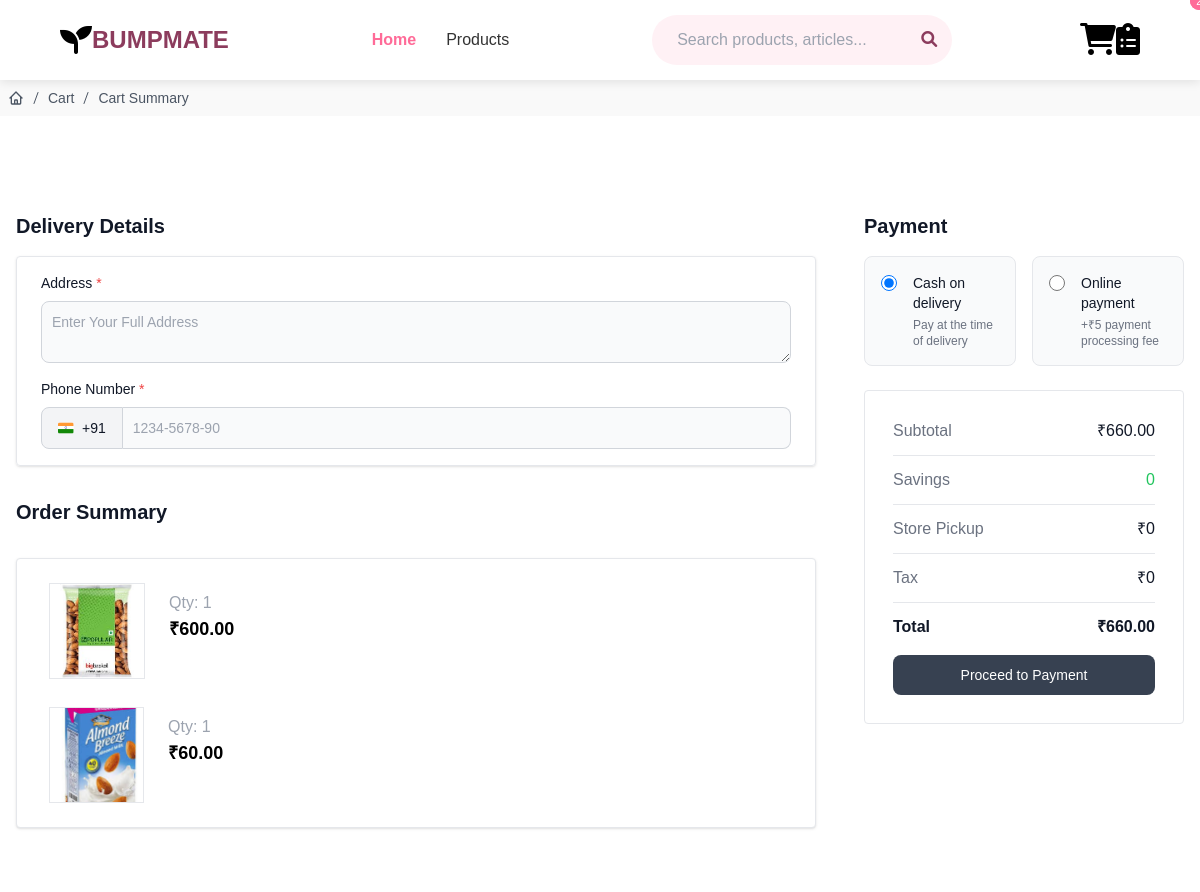
The page /shop/place/order/ (signed in) on the database its author committed.
### ecommerce/models.py (models this page shows, shortened)
class CartModel(models.Model):
    product_object=models.ForeignKey(Product,on_delete=models.CASCADE)
    owner=models.ForeignKey(User,on_delete=models.CASCADE)
    quantity=models.PositiveIntegerField()
    is_order_placed=models.BooleanField(default=False)
    created_at = models.DateTimeField(auto_now_add=True)
    updated_at = models.DateTimeField(auto_now_add=True)
    def item_total(self):
        return self.quantity*self.product_object.price

class Product(models.Model):
    category = models.ForeignKey(ProductCategory, related_name='products', on_delete=models.CASCADE)
    name = models.CharField(max_length=100)
    slug = models.SlugField(max_length=100, unique=True)
    image = models.ImageField(upload_to='products/%Y/%m/%d', blank=True)
    description = models.TextField(blank=True)
    TRIMESTER_CHOICES = [
        ('First', 'First Trimester'),
        ('Second', 'Second Trimester'),
        ('Third', 'Third Trimester'),
    ]
    recommended_trimesters = models.CharField(max_length=100, choices=[
        ('All', 'All Trimesters'),
        ('First', 'First Trimester'),
        ('Second', 'Second Trimester'),
        ('Third', 'Third Trimester'),
        ('First,Second', 'First & Second Trimesters'),
        ('Second,Third', 'Second & Third Trimesters'),
        ('First,Third', 'First & Third Trimesters'),
    ], default='All')
    key_nutrients = models.ManyToManyField(NutrientCategory, blank=True)
    calories = models.PositiveIntegerField(default=0)
    protein = models.DecimalField(max_digits=6, decimal_places=2, default=0)
    carbohydrates = models.DecimalField(max_digits=6, decimal_places=2, default=0)
    fats = models.DecimalField(max_digits=6, decimal_places=2, default=0)
    fiber = models.DecimalField(max_digits=6, decimal_places=2, default=0)
    iron = models.DecimalField(max_digits=6, decimal_places=2, default=0)
    calcium = models.DecimalField(max_digits=6, decimal_places=2, default=0)
    folate = models.DecimalField(max_digits=6, decimal_places=2, default=0)
    is_organic = models.BooleanField(default=False)
    is_gluten_free = models.BooleanField(default=False)
    is_dairy_free = models.BooleanField(default=False)
    price = models.DecimalField(max_digits=10, decimal_places=2)
    discount_price = models.DecimalField(max_digits=10, decimal_places=2, null=True, blank=True)
    stock = models.PositiveIntegerField()
    available = models.BooleanField(default=True)
    created_date = models.DateTimeField(auto_now_add=True)
    updated_date = models.DateTimeField(auto_now=True)
    is_active = models.BooleanField(default=True)
    class Meta:
        ordering = ('name',)
        indexes = [
                models.Index(fields=['id', 'slug'])
         ]

### ecommerce/views.py (the view, shortened to what this page needs)
# urls.py: path('place/order/',views.PlaceOrderView.as_view(),name='place-order'),
class PlaceOrderView(View):
    template_name = 'place_order.html'
    form_class = OrderForm
    def get(self,request,*args,**kwargs):
        form_instance = self.form_class()
        qs = CartModel.objects.filter(owner=request.user,is_order_placed=False)
        basket_total = sum([c.item_total() for c in qs])
        return render(request,self.template_name,{'form':form_instance,'cartitems':qs,'total':basket_total})

### ecommerce/forms.py
class OrderForm(forms.ModelForm):
    class Meta:
        model = OrderModel
        fields = ["address","phone","payment_method"]

### ecommerce/templates/place_order.html (shortened to what this page needs)
{% extends 'basee.html' %}
{% block main1_block %}
<div class="p-2">
  <nav aria-label="Breadcrumb">
      <ol class="flex items-center gap-1 text-sm text-gray-600">
        <li>
          <a href="" class="block transition hover:text-gray-700">
          </a>
        </li>
        <li class="rtl:rotate-180">
          <svg
            xmlns="http://www.w3.org/2000/svg"
            fill="none"
            viewBox="0 0 24 24"
            stroke-width="1.5"
            stroke="currentColor"
            class="size-4"
          >
            <path stroke-linecap="round" stroke-linejoin="round" d="m9 20.247 6-16.5" />
          </svg>
        </li>
        <li>
          <a href="{% url 'ecommerce:cart-summary' %}" class="block transition hover:text-gray-700"> Cart </a>
        </li>
        <li class="rtl:rotate-180">
          <svg
            xmlns="http://www.w3.org/2000/svg"
            fill="none"
            viewBox="0 0 24 24"
            stroke-width="1.5"
            stroke="currentColor"
            class="size-4"
          >
            <path stroke-linecap="round" stroke-linejoin="round" d="m9 20.247 6-16.5" />
          </svg>
        </li>
        <li>
          <a href="#" class="block transition hover:text-gray-700"> Cart Summary </a>
        </li>
      </ol>
  </nav>
</div>
<section class="bg-white py-8 antialiased light:bg-gray-900 md:py-16">
  <form action="#" method="post" class="mx-auto max-w-screen-xl px-4 2xl:px-0">
      <div class="mt-6 sm:mt-8 lg:flex lg:items-start lg:gap-12 xl:gap-16">
        <div class="min-w-0 flex-1 space-y-8">
          <div class="space-y-4">
            <h2 class="text-xl font-semibold text-gray-900 light:text-white">Delivery Details</h2>
            <div class="grid grid-cols-1 gap-4 sm:grid-cols-1 border px-4 py-4 sm:px-6 shadow rounded">
                <div>
                    <label for="address" class="mb-2 block text-sm font-medium text-gray-900 light:text-white"> Address <span class="text-red-500">*</span> </label>
                    <textarea id="address" name="address" class="block w-full rounded-lg border border-gray-300 bg-gray-50 p-2.5 text-sm text-gray-900 focus:border-primary-500 focus:ring-primary-500 light:border-gray-600 light:bg-gray-700 light:text-white light:placeholder:text-gray-400 light:focus:border-primary-500 light:focus:ring-primary-500" placeholder="Enter Your Full Address"></textarea>
                </div>
                <div>
                    <label for="phone-input-3" class="mb-2 block text-sm font-medium text-gray-900 light:text-white"> Phone Number <span class="text-red-500">*</span> </label>
                    <div class="flex items-center">
                        <div id="dropdown-phone-button-3" class="z-10 inline-flex shrink-0 items-center rounded-s-lg border border-gray-300 bg-gray-100 px-4 py-2.5 text-center text-sm font-medium text-gray-900 hover:bg-gray-200 focus:outline-none focus:ring-4 focus:ring-gray-100 light:border-gray-600 light:bg-gray-700 light:text-white light:hover:bg-gray-600 light:focus:ring-gray-700">
                            +91
                        </div>
                        <div class="relative w-full">
                            <input type="number" name="phone" id="phone-input" class="z-20 block w-full rounded-e-lg border border-s-0 border-gray-300 bg-gray-50 p-2.5 text-sm text-gray-900 focus:border-primary-500 focus:ring-primary-500 light:border-gray-600 light:border-s-gray-700  light:bg-gray-700 light:text-white light:placeholder:text-gray-400 light:focus:border-primary-500" pattern="[0-9]{3}-[0-9]{3}-[0-9]{4}" placeholder="1234-5678-90" required />
                        </div>
                    </div>
                </div>
            </div>
        </div>
          <h2 class="text-xl font-semibold text-gray-900 light:text-white">Order Summary</h2>
          <div class="space-y-3 border bg-white px-2 py-4 sm:px-6 shadow rounded">
          {% for i in cartitems %}
            <div class="flex flex-col rounded-lg bg-white sm:flex-row">
              {% if i.product_object.image %}
                <img class="m-2 h-24 w-28 border object-cover object-center" src="{{i.product_object.image.url}}" alt="" />
              {% else %}
                <img class="m-2 h-24 w-28 border object-cover object-center" src="https://images.unsplash.com/photo-1523381210434-271e8be1f52b?ixlib=rb-1.2.1&ixid=MnwxMjA3fDB8MHxwaG90by1wYWdlfHx8fGVufDB8fHx8&auto=format&fit=crop&w=1770&q=80" alt="" />
              {% endif %}
              <div class="flex w-full flex-col px-4 py-4">
                <span class="float-right text-gray-400">Qty: {{i.quantity}}</span>
                <p class="text-lg font-bold">₹{{i.product_object.price}}</p>
              </div>
            </div>
            {% endfor %}
          </div>
        </div>
        <div class="mt-6 w-full space-y-6 sm:mt-8 lg:mt-0 lg:max-w-xs xl:max-w-md">
            <div class="space-y-4">
                <h3 class="text-xl font-semibold text-gray-900 light:text-white">Payment</h3>
                <div class="grid grid-cols-1 gap-4 md:grid-cols-2">
                  <div class="rounded-lg border border-gray-200 bg-gray-50 p-4 ps-4 light:border-gray-700 light:bg-gray-800">
                    <div class="flex items-start">
                      <div class="flex h-5 items-center">
                        <input id="credit-card" name="payment_method" aria-describedby="credit-card-text" type="radio" value="COD" class="h-4 w-4 border-gray-300 bg-white text-primary-600 focus:ring-2 focus:ring-primary-600 light:border-gray-600 light:bg-gray-700 light:ring-offset-gray-800 light:focus:ring-primary-600" checked />
                      </div>
                      <div class="ms-4 text-sm">
                        <label for="credit-card" class="font-medium leading-none text-gray-900 light:text-white"> Cash on delivery </label>
                        <p id="credit-card-text" class="mt-1 text-xs font-normal text-gray-500 light:text-gray-400">Pay at the time of delivery</p>
                      </div>
                    </div>
                  </div>
                  <div class="rounded-lg border border-gray-200 bg-gray-50 p-4 ps-4 light:border-gray-700 light:bg-gray-800">
                    <div class="flex items-start">
                      <div class="flex h-5 items-center">
                        <input id="pay-on-delivery" name="payment_method" aria-describedby="pay-on-delivery-text" type="radio" value="ONLINE" class="h-4 w-4 border-gray-300 bg-white text-primary-600 focus:ring-2 focus:ring-primary-600 light:border-gray-600 light:bg-gray-700 light:ring-offset-gray-800 light:focus:ring-primary-600" />
                      </div>
                      <div class="ms-4 text-sm">
                        <label for="pay-on-delivery" class="font-medium leading-none text-gray-900 light:text-white"> Online payment </label>
                        <p id="pay-on-delivery-text" class="mt-1 text-xs font-normal text-gray-500 light:text-gray-400">+₹5 payment processing fee</p>
                      </div>
                    </div>
                  </div>
                </div>
              </div>
          <div class="flow-root border rounded p-7">
            <div class="-my-3 divide-y divide-gray-200 light:divide-gray-800">
              <dl class="flex items-center justify-between gap-4 py-3">
                <dt class="text-base font-normal text-gray-500 light:text-gray-400">Subtotal</dt>
                <dd class="text-base font-medium text-gray-900 light:text-white">₹{{total}}</dd>
              </dl>
              <dl class="flex items-center justify-between gap-4 py-3">
                <dt class="text-base font-normal text-gray-500 light:text-gray-400">Savings</dt>
                <dd class="text-base font-medium text-green-500">0</dd>
              </dl>
              <dl class="flex items-center justify-between gap-4 py-3">
                <dt class="text-base font-normal text-gray-500 light:text-gray-400">Store Pickup</dt>
                <dd class="text-base font-medium text-gray-900 light:text-white">₹0</dd>
              </dl>
              <dl class="flex items-center justify-between gap-4 py-3">
                <dt class="text-base font-normal text-gray-500 light:text-gray-400">Tax</dt>
                <dd class="text-base font-medium text-gray-900 light:text-white">₹0</dd>
              </dl>
              <dl class="flex items-center justify-between gap-4 py-3">
                <dt class="text-base font-bold text-gray-900 light:text-white">Total</dt>
                <dd class="text-base font-bold text-gray-900 light:text-white">₹{{total}}</dd>
              </dl>
            </div>
            <div class="space-y-3 mt-4">
              <button type="submit" class="flex w-full items-center justify-center rounded-lg bg-gray-700 px-5 py-2.5 text-sm font-medium text-white hover:bg-gray-800 focus:outline-none focus:ring-4 focus:ring-gray-300 light:bg-gray-600 light:hover:bg-gray-700 light:focus:ring-gray-800">Proceed to Payment</button>
            </div>
          </div>
        </div>
      </div>
    </form>
</section>
{% endblock %}

### ecommerce/templates/basee.html (style rules this page uses)
* { margin: 0; padding: 0; box-sizing: border-box; font-family: 'Arial', sans-serif; }
:root { --primary: #ff6b98; --secondary: #8c3c5d; --light: #fff1f5; --dark: #333333; }
body { background-color: #f9f9f9; }

### rows shown on the page
CartModel: product_object.image (picture), quantity "1", product_object.price "600.00"
CartModel: product_object.image (picture), quantity "1", product_object.price "60.00"

### other values the page prints
{{ total }} "660.00"
